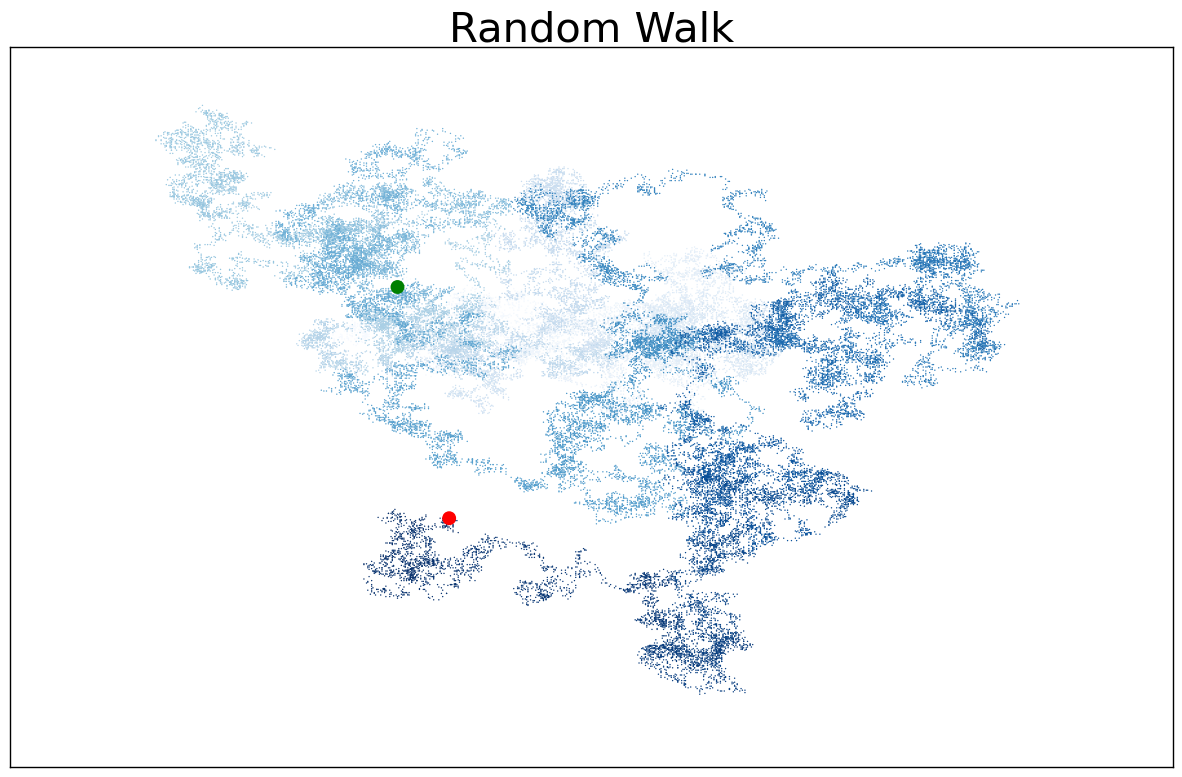

Write Python code to recreate this figure.
import matplotlib.pyplot as plt

from random_walk import RandomWalk

while True:
    rw = RandomWalk(50000)
    rw.fill_walk()

    plt.style.use('classic')
    fig, ax = plt.subplots(figsize=(15, 9))
    point_numbers = range(rw.num_points)
    ax.scatter(rw.x_values, rw.y_values, c=point_numbers, cmap=plt.cm.Blues, edgecolor='none', s=1)
    # mark first and last point
    ax.scatter(0, 0, c='green', edgecolors='none', s=100)
    ax.scatter(rw.x_values[-1], rw.y_values[-1], c='red', edgecolors='none', s=100)

    ax.set_title("Random Walk", fontsize=30)

    # hide both axis
    ax.get_xaxis().set_visible(False)
    ax.get_yaxis().set_visible(False)

    plt.savefig('rw_visual.png', bbox_inches='tight')
    plt.show()
    keep_running = input("Would you like to create new random walk? (y/n): ")
    if keep_running.casefold() == 'y':
        continue
    else:
        print("Exit")
        break
